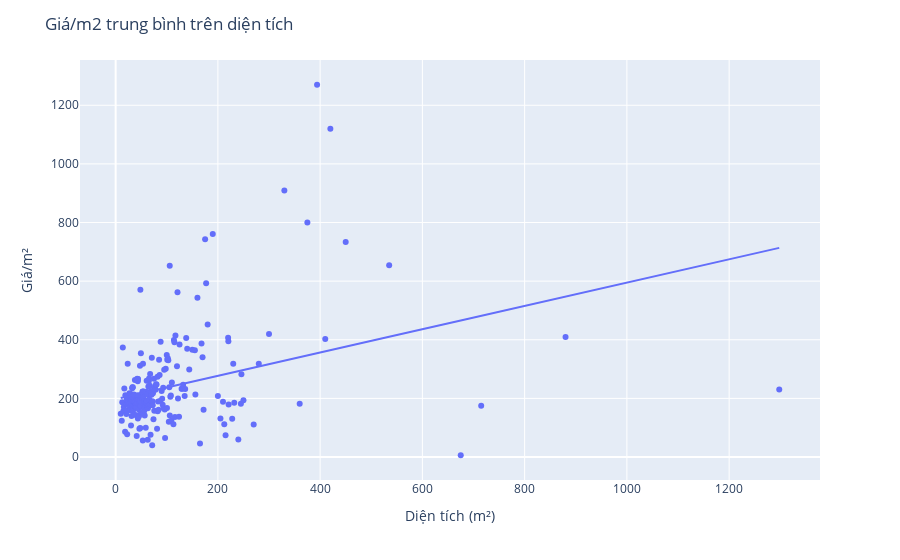

Notebook source saved alongside this figure:
### Markdown cell above
#### Phụ thuộc giá vào diện tích

### Code cell
df_mean = df.groupby('Diện tích đất')['Giá/m²'].mean().reset_index()

# plot mean price per acre lot
fig = px.scatter(df_mean, x='Diện tích đất', y='Giá/m²', trendline='ols')
fig.update_layout(title='Giá/m2 trung bình trên diện tích', xaxis_title='Diện tích (m²)', yaxis_title='Giá/m²')
fig.show()

### Figure 1 — Plotly figure (JSON) as saved in the notebook; plotly's stock layout.template omitted (floating-point values rounded to 4 significant figures; data arrays with more than 128 entries replaced by an {"elided": "..."} marker saying what was removed)
{"data": [{"hovertemplate": "Diện tích đất=%{x}<br>Giá/m²=%{y}<extra></extra>", "legendgroup": "", "marker": {"color": "#636efa", "symbol": "circle"}, "mode": "markers", "name": "", "orientation": "v", "showlegend": false, "type": "scatter", "x": {"elided": "237 float values"}, "xaxis": "x", "y": {"elided": "237 float values"}, "yaxis": "y"}, {"hovertemplate": "<b>OLS trendline</b><br>Giá/m² = 0.397555 * Diện tích đất + 197.431<br>R<sup>2</sup>=0.120899<br><br>Diện tích đất=%{x}<br>Giá/m²=%{y} <b>(trend)</b><extra></extra>", "legendgroup": "", "marker": {"color": "#636efa", "symbol": "circle"}, "mode": "lines", "name": "", "showlegend": false, "type": "scatter", "x": {"elided": "237 float values"}, "xaxis": "x", "y": {"elided": "237 float values"}, "yaxis": "y"}], "layout": {"legend": {"tracegroupgap": 0}, "margin": {"t": 60}, "title": {"text": "Giá/m2 trung bình trên diện tích"}, "xaxis": {"anchor": "y", "domain": [0, 1], "title": {"text": "Diện tích (m²)"}}, "yaxis": {"anchor": "x", "domain": [0, 1], "title": {"text": "Giá/m²"}}}}
